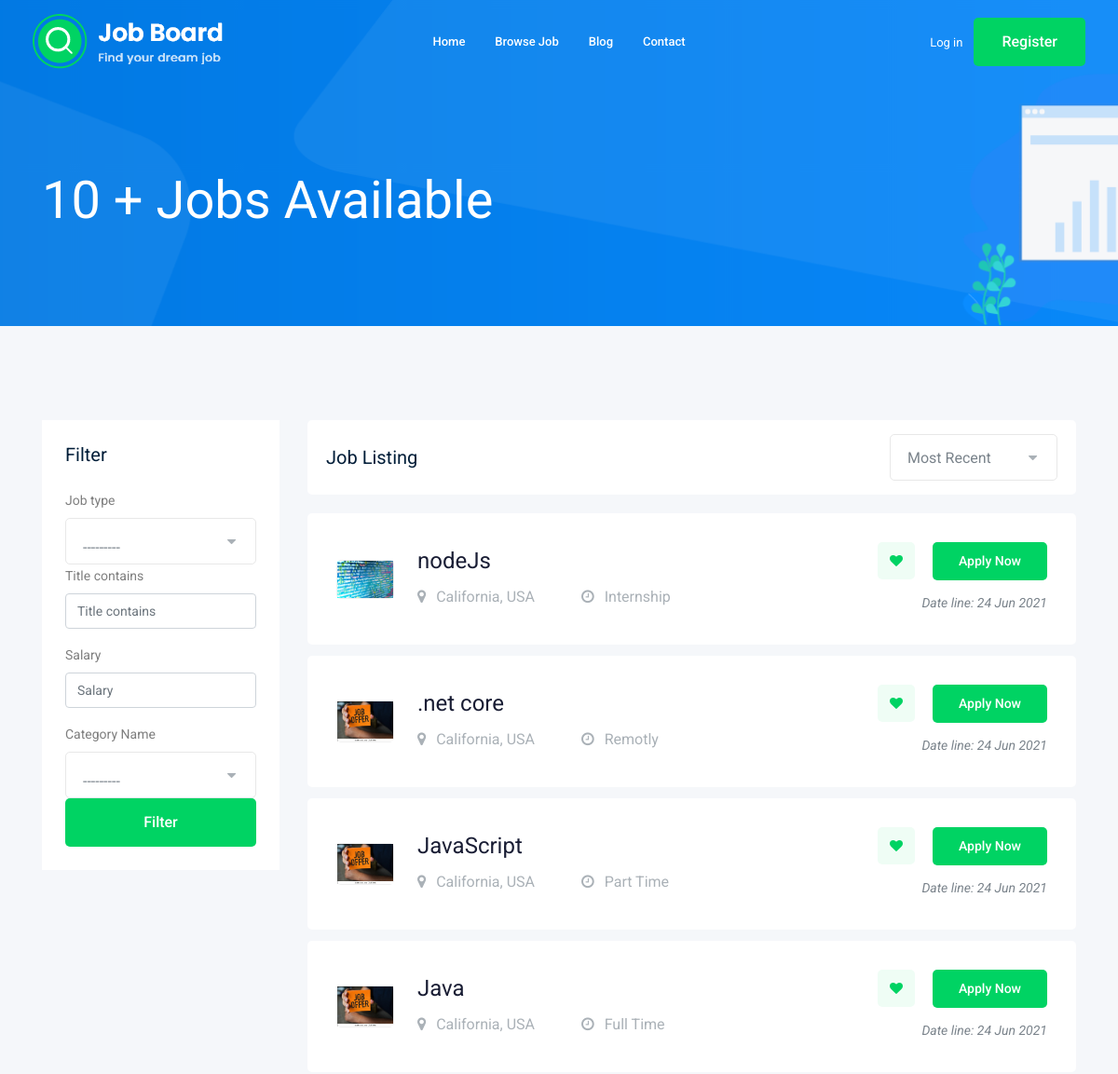
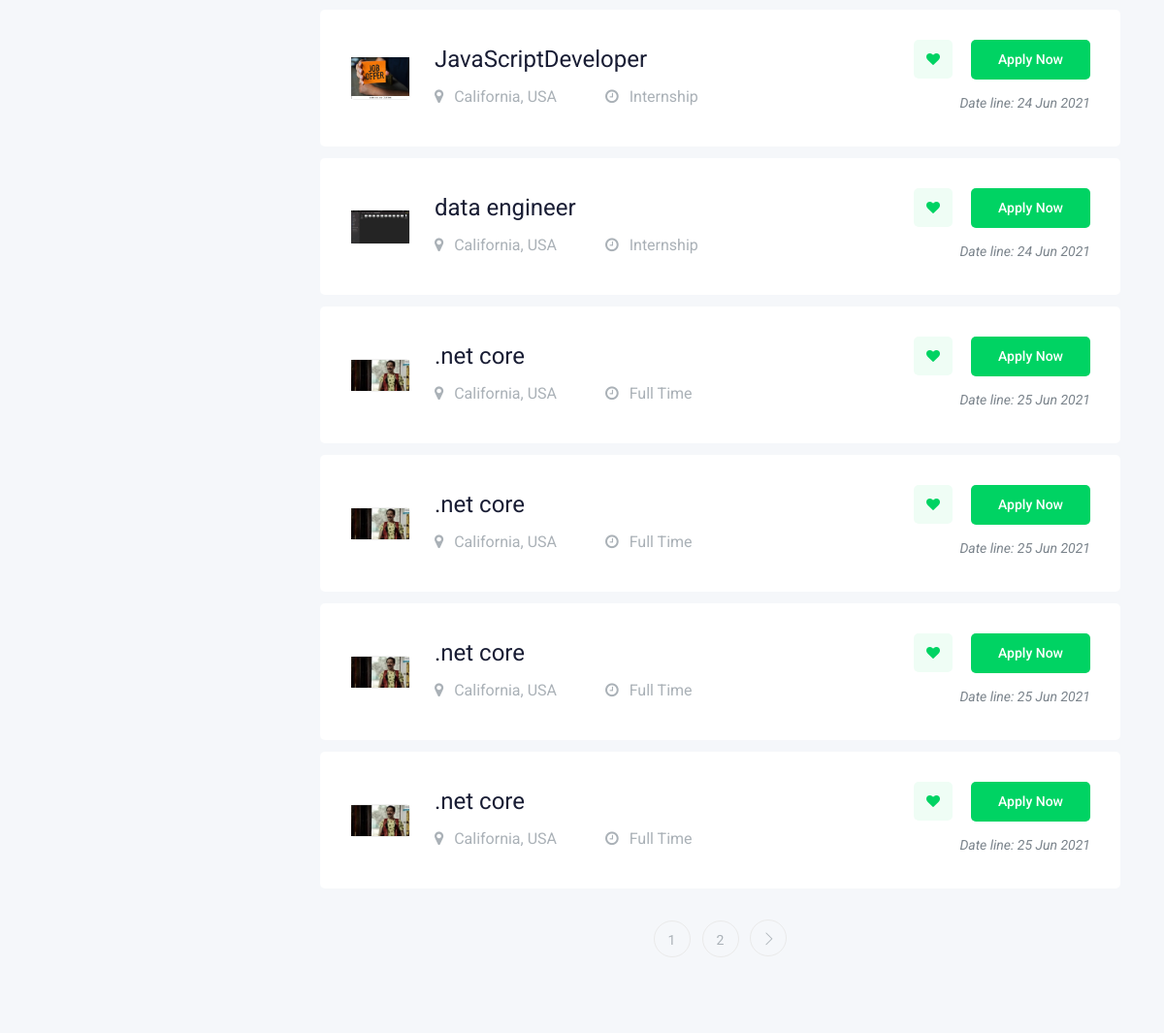
The page /jobs/ (upper part) on the database as committed earlier (2 pictures, top to bottom).
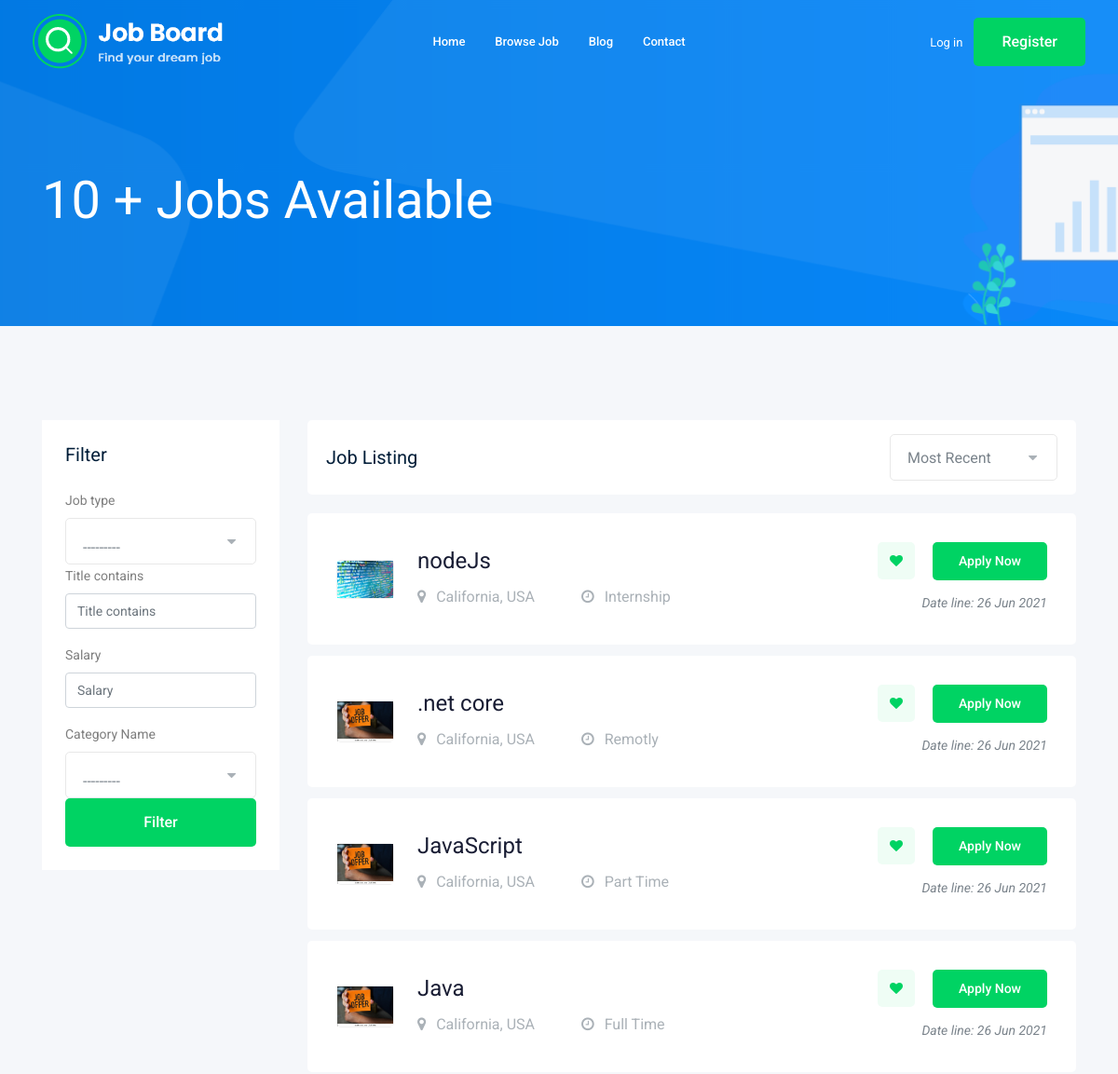
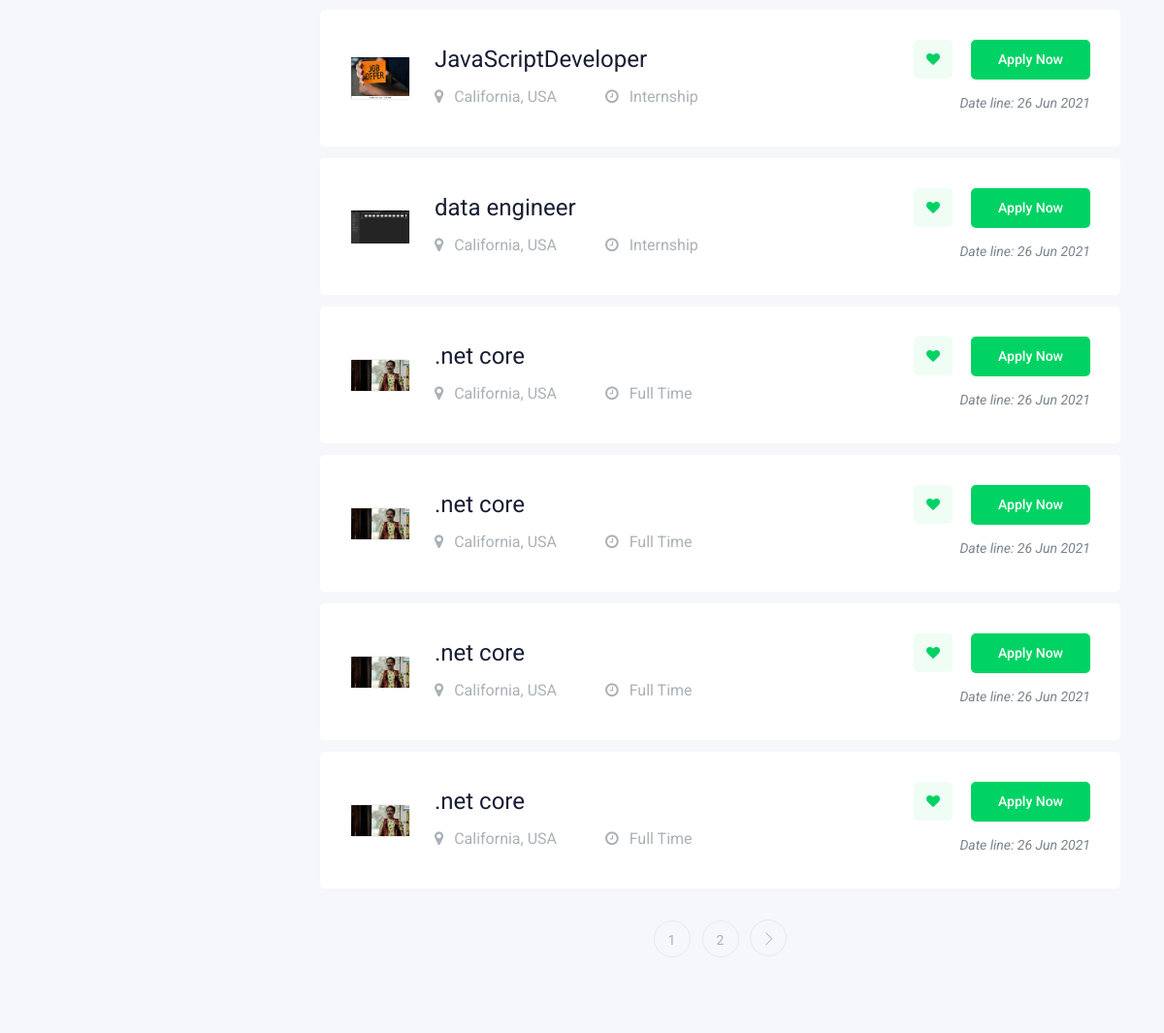
The same page on the database as committed later (2 pictures, top to bottom).
### job/models.py (models this page shows, shortened)
class Job(models.Model):
	employer = models.ForeignKey(User,  on_delete=models.CASCADE)
	title = models.CharField(max_length=50)
	job_type = models.CharField(max_length=50,choices = jobType)
	Description = models.TextField(max_length = 1000)
	publishedAt = models.DateTimeField(auto_now=True)
	Vacancy = models.IntegerField(default=1)
	salary = models.IntegerField(default=0)
	exp = models.IntegerField(default=1)
	cat = models.ForeignKey(Category,verbose_name = "Category Name", on_delete=models.CASCADE)
	image = models.ImageField(upload_to="media/jobs/", default='media/default/job-offer-on-orange-note-260nw-752376046.jpg')
	slug = models.SlugField(blank=True,null=True)

### job/views.py (the view)
# urls.py: path('', views.jobList,name="jobList"),
def jobList(request):
        jobs = Job.objects.all()
        myfilter = jobFilter(request.GET,queryset=jobs)
        jobs = myfilter.qs
        paginator = Paginator(jobs,10)
        pNum = request.GET.get("page")
        pObjs = paginator.get_page(pNum)
        return render(request,'job/allJobs.html', {'jobs':pObjs,'filter':myfilter})

### job/models.py (called while the page is built)
    def __str__(self):
	    return self.name

### job/templates/job/allJobs.html (shortened to what the changed rows need)
{% extends 'base.html' %}
{% load bootstrap4 %}
{% block body %}
    <div class="job_listing_area plus_padding">
        <div class="container">
            <div class="row">
                <div class="col-lg-9">
                    <div class="job_lists m-0">
                        <div class="row">
                        {% for job in jobs %}
                            <div class="col-lg-12 col-md-12">
                                <div class="single_jobs white-bg d-flex justify-content-between">
                                    <div class="jobs_left d-flex align-items-center">
                                        <div class="thumb">
                                            <img src="{{job.image.url}}" width="60px" alt="">
                                        </div>
                                        <div class="jobs_conetent">
                                            <a href="{% url 'jobs:jobDetail' job.slug %}"><h4>{{job.title}}</h4></a>
                                            <div class="links_locat d-flex align-items-center">
                                                <div class="location">
                                                    <p> <i class="fa fa-map-marker"></i> California, USA</p>
                                                </div>
                                                <div class="location">
                                                    <p> <i class="fa fa-clock-o"></i> {{job.job_type}}</p>
                                                </div>
                                            </div>
                                        </div>
                                    </div>
                                    <div class="jobs_right">
                                        <div class="apply_now">
                                            <a class="heart_mark" href="#"> <i class="fa fa-heart"></i> </a>
                                            <a href="{% url 'jobs:jobDetail' job.slug %}" class="boxed-btn3">Apply Now</a>
                                        </div>
                                        <div class="date">
                                            <p>Date line: {{job.publishedAt |date:'d M o'}}</p>
                                        </div>
                                    </div>
                                </div>
                            </div>
                            {% endfor %}
                        </div>
                    </div>
                </div>
            </div>
        </div>
    </div>
{% endblock body %}

Rows that differ between the two databases and show on the page:
changed Job "nodeJs": publishedAt "24 Jun 2021" → "26 Jun 2021"
changed Job "Remotly": publishedAt "24 Jun 2021" → "26 Jun 2021"
changed Job "JavaScript": publishedAt "24 Jun 2021" → "26 Jun 2021"
changed Job "Java": publishedAt "24 Jun 2021" → "26 Jun 2021"
changed Job "JavaScriptDeveloper": publishedAt "24 Jun 2021" → "26 Jun 2021"
changed Job "data engineer": publishedAt "24 Jun 2021" → "26 Jun 2021"
changed Job (number 7 of 10 on the later page): publishedAt "25 Jun 2021" → "26 Jun 2021"
changed Job (number 8 of 10 on the later page): publishedAt "25 Jun 2021" → "26 Jun 2021"
changed Job (number 9 of 10 on the later page): publishedAt "25 Jun 2021" → "26 Jun 2021"
changed Job (number 10 of 10 on the later page): publishedAt "25 Jun 2021" → "26 Jun 2021"
